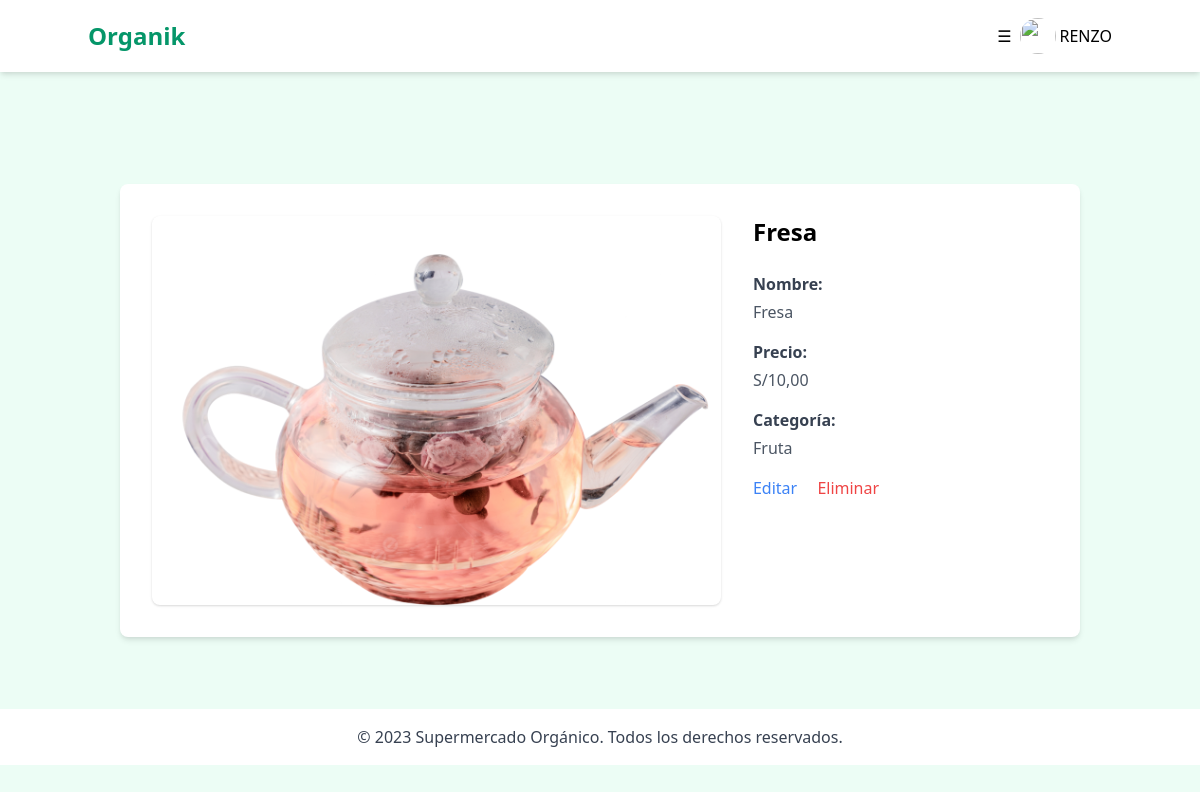
Before: /administracion/producto/1/ (signed in) with the older database file.
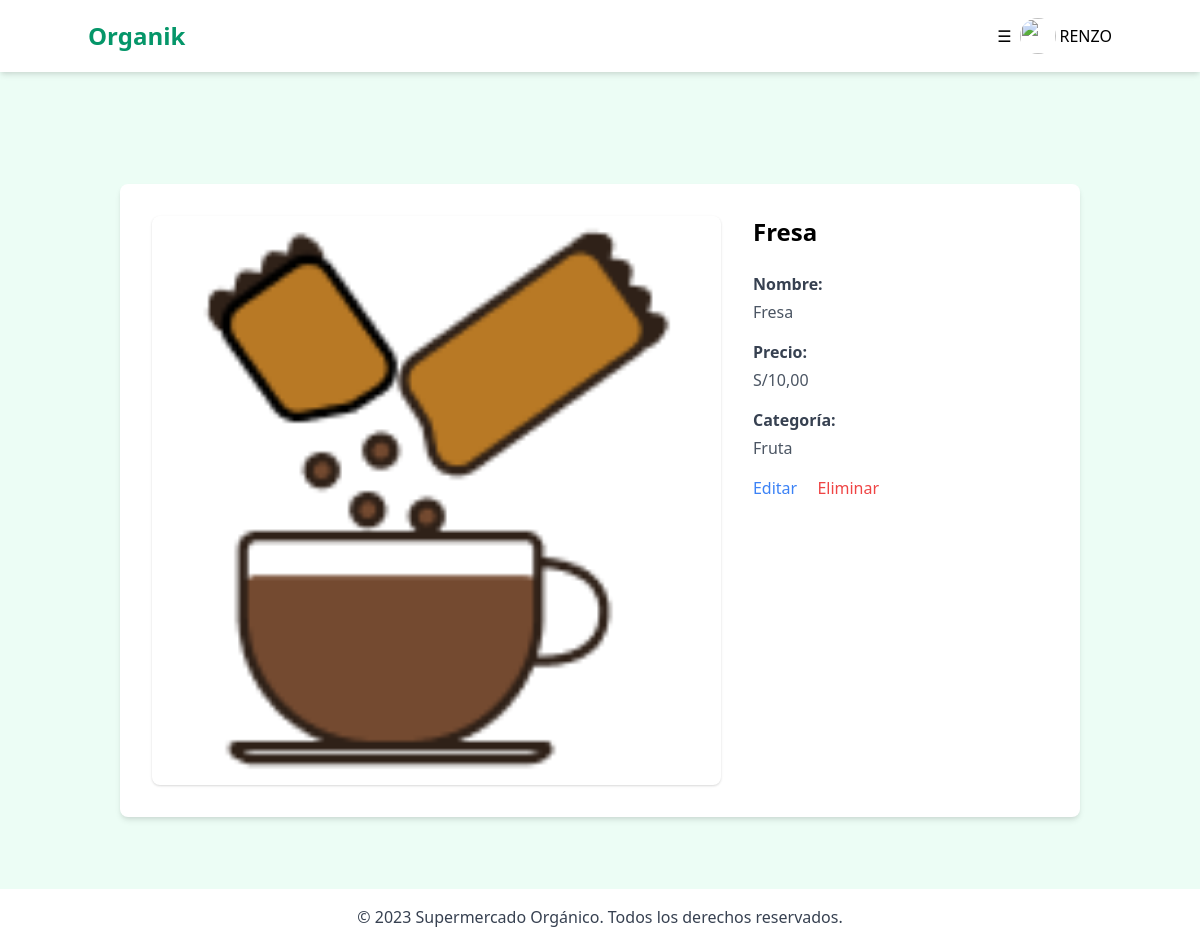
After: the same page with the newer database file.
### marketapp/models.py (models this page shows, shortened)
class Producto(models.Model):
    nombre = models.CharField(max_length=100)
    descripcion = models.CharField(max_length=100)
    precio = models.DecimalField(max_digits=10, decimal_places=2)
    stock = models.PositiveIntegerField(blank=True, null=True)
    categoria = models.ForeignKey(Categoria, on_delete=models.SET_NULL, null=True)
    imagen = models.ImageField(upload_to="productos_imagenes", blank=True, null=True)
    envase = models.ForeignKey(
        Envase, on_delete=models.SET_NULL, null=True, verbose_name="Tipo de envase"
    )

class Categoria(models.Model):
    nombre = models.CharField(max_length=50)
    descripcion = models.CharField(max_length=100, blank=True, null=True)
    def __str__(self):
        return self.nombre

### marketapp/views.py (the view)
# urls.py: path('producto/<int:pk>/', ProductoAdminDetailView.as_view(), name='admin_producto_detail'),
class ProductoAdminDetailView(LoginRequiredMixin,DetailView):
    model = Producto
    template_name = 'marketapp/admin/producto/detail.html'
    context_object_name = 'producto'

### marketapp/templates/marketapp/admin/producto/detail.html
{% extends "marketapp/admin/adminIndex.html" %}
{% block contenido %}
<div class="container mx-auto mt-10 p-4">
    <div class="bg-white p-8 rounded-lg shadow-md flex flex-wrap md:flex-nowrap">
        {% if producto.imagen %}
        <div class="w-full  mb-8 md:mb-0 md:pr-8">
            <img src="{{ producto.imagen.url }}" alt="{{ producto.nombre }}" class="w-full h-auto rounded-lg shadow">
        </div>
        {% endif %}
        <div class="w-full md:w-1/2">
            <h2 class="text-2xl font-bold mb-6">{{ producto.nombre }}</h2>
            <div class="mb-4">
                <span class="font-bold text-gray-700 block mb-1">Nombre:</span>
                <span class="text-gray-600">{{ producto.nombre }}</span>
            </div>
            <div class="mb-4">
                <span class="font-bold text-gray-700 block mb-1">Precio:</span>
                <span class="text-gray-600">S/{{ producto.precio }}</span>
            </div>
            <div class="mb-4">
                <span class="font-bold text-gray-700 block mb-1">Categoría:</span>
                <span class="text-gray-600">{{ producto.categoria }}</span>
            </div>
            <div class="mt-4">
                <a href="{% url 'administracion:admin_producto_edit' producto.id %}" class="text-blue-500 hover:text-blue-600">Editar</a>
                <a href="{% url 'administracion:admin_producto_delete' producto.id %}" class="text-red-500 hover:text-red-600 ml-4">Eliminar</a>
            </div>
        </div>
    </div>
</div>
{% endblock contenido %}

Changed rows visible on the page:
changed Producto "Fresa": imagen: a different picture
